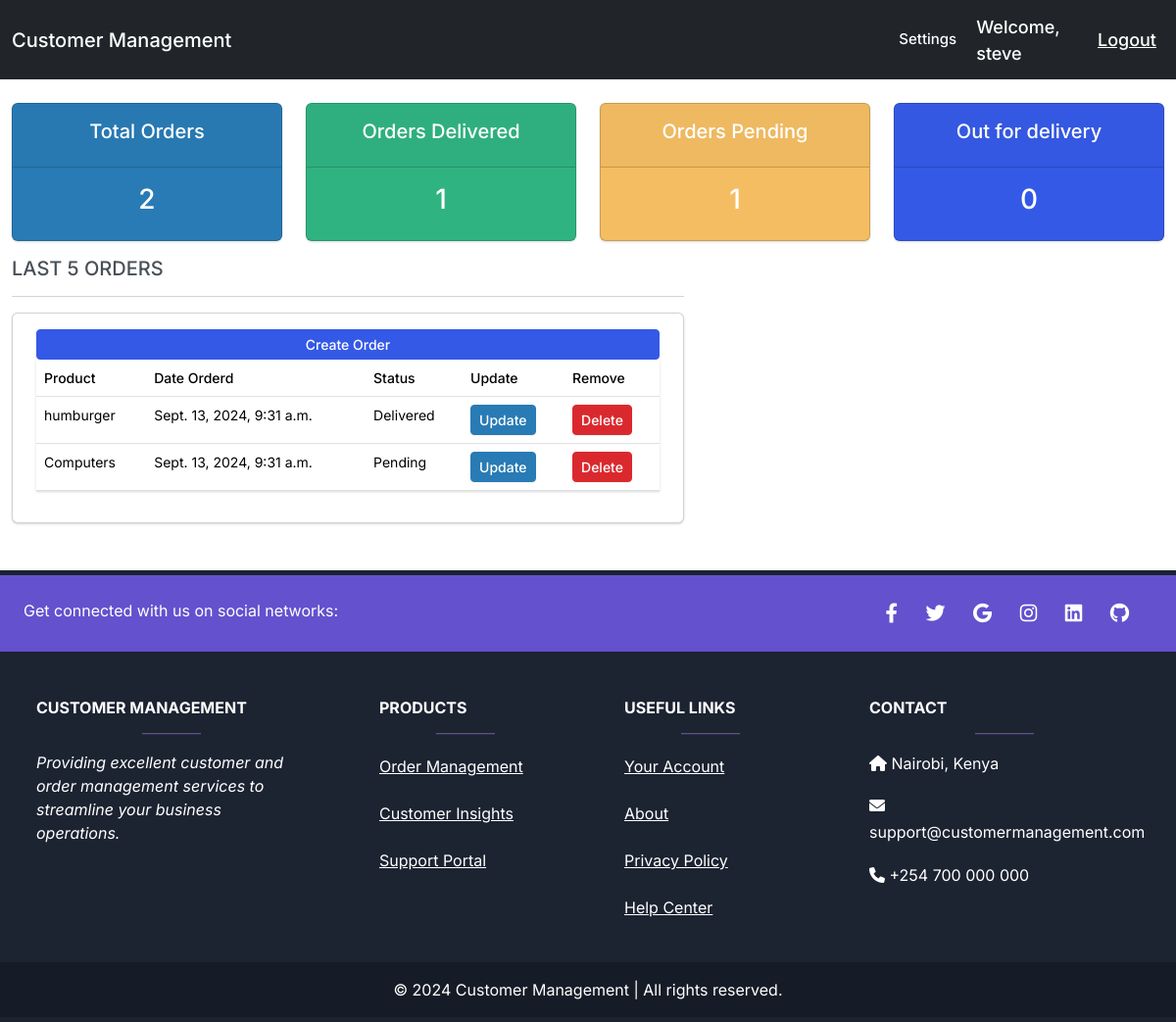
Screenshot of /user/ (signed in) with the database file from the repository.
### accounts/models.py (models this page shows, shortened)
class Customer(models.Model):
	user = models.OneToOneField(User, null=True, blank=True, on_delete=models.CASCADE)
	name = models.CharField(max_length=200, null=True)
	phone = models.CharField(max_length=20, null=True)
	email = models.CharField(max_length=200, null=True)
	profile_pic = models.ImageField(default="download1.png", null=True, blank=True)
	date_created = models.DateTimeField(auto_now_add=True, null=True, blank=True)
	def __str__(self):
		return self.name

class Order(models.Model):
	STATUS = (
			('Pending', 'Pending'),
			('Out for delivery', 'Out for delivery'),
			('Delivered', 'Delivered'),
			)
	customer = models.ForeignKey(Customer, on_delete= models.SET_NULL, null=True)
	product = models.ForeignKey(Product, on_delete= models.SET_NULL, null=True)
	date_created = models.DateTimeField(auto_now_add=True, null=True, blank=True)
	status = models.CharField(max_length=200, null=True, choices=STATUS)

class Product(models.Model):
	CATEGORY = (
			('Indoor', 'Indoor'),
			('Out Door', 'Out Door'),
			)
	name = models.CharField(max_length=200, null=True)
	price = models.DecimalField(max_digits=10, decimal_places=2, null=True)
	category = models.CharField(max_length=200, null=True, choices=CATEGORY)
	description = models.TextField(null=True)
	release_date = models.DateField(null=True)
	manufacturer = models.ForeignKey(Manufacturer, on_delete=models.CASCADE, null=True)
	date_created = models.DateTimeField(auto_now_add=True, null=True, blank=True)
	tags = models.ManyToManyField(Tag)
	def __str__(self):
		return self.name

### accounts/decorators.py (the view)
        def wrapper_func(request, *args, **kwargs):
            group = None
            if request.user.groups.exists():
                group = request.user.groups.all()[0].name
            if group in allowed_roles:
                return view_func(request, *args, **kwargs)
            else:
                context = {
                    'message': 'You do not have the necessary permissions to access this page. Please contact an administrator if you believe this is a mistake.'
                }
                return render(request, 'accounts/permission_denied.html', context)

### accounts/views.py (called while the page is built)
@login_required(login_url='login')
@allowed_users(allowed_roles=['customer'])
def userPage(request):
    orders = request.user.customer.order_set.all()
    total_orders = orders.count()
    delivered = orders.filter(status='Delivered').count()
    pending = orders.filter(status='Pending').count()
    out_for_delivery = orders.filter(status='Out for delivery').count()
    context = {
        'orders': orders,
        'total_orders': total_orders,
        'delivered': delivered,
        'pending': pending,
        'out_for_delivery': out_for_delivery
        }
    return render(request, 'accounts/registration/user.html', context)

### accounts/templates/accounts/registration/user.html
{% extends "accounts/base_generic.html" %}
{% block content %}
{% include "accounts/status_row.html" %}
<div class="col-md-7">
    <h5>LAST 5 ORDERS</h5>
    <hr>
    <div class="card card-body">
        <a class="btn btn-primary  btn-sm btn-block" href="{% url 'create_order' request.user.customer.id %}">Create Order</a>
        <table class="table table-sm">
            <tr>
                <th>Product</th>
                <th>Date Orderd</th>
                <th>Status</th>
                <th>Update</th>
                <th>Remove</th>
            </tr>
            {% for order in orders %}
                <tr>
                    <td>{{ order.product }}</td>
                    <td>{{ order.date_created }}</td>
                    <td>{{ order.status }}</td>
                    <td><a class="btn btn-sm btn-info" href="{% url 'update_order' order.id %}">Update</a></td>
                    <td><a class="btn btn-sm btn-danger" href="{% url 'delete_order' order.id %}">Delete</a></td>
                </tr>
            {% endfor %}
        </table>
    </div>
</div>
{% endblock content %}

### accounts/templates/accounts/navbar.html (shortened to what this page needs)
{% load static %}
<nav class="navbar navbar-expand-lg bg-dark" data-bs-theme="dark">
    <div class="container-fluid">
      <a class="navbar-brand" href="{% url "home" %}">Customer Management</a>
    </div>
    {% if not request.user.is_staff %}
      <span class="account"><a class="nav-link text-white navbar-settings" href="{% url "account" %}">Settings</a></span>
    {% endif %}
  <span class="hello-msg">Welcome, {{ request.user.customer }}</span>
  <span><a class="hello-msg" href="{% url "logout" %}">Logout</a></span>
  </nav>

### accounts/templates/accounts/navbar.html (style rules this page uses)
.hello-msg { font-size: 18px; color: #fff; margin-right: 20px; }
.account { margin-right: 20px; font-size: 15px; }

### accounts/templates/accounts/footer.html (style rules this page uses)
html, body { height: 100%; margin: 0; padding: 0; }
body { display: flex; flex-direction: column; min-height: 100vh; }

### rows the page displays
Order: product "humburger", date_created "Sept. 13, 2024, 9:31 a.m.", status "Delivered"
Order: product "Computers", date_created "Sept. 13, 2024, 9:31 a.m.", status "Pending"

### other values shown
{{ request.user.customer }} "steve"
{{ total_orders }} "2"
{{ delivered }} "1"
{{ pending }} "1"
{{ out_for_delivery }} "0"
